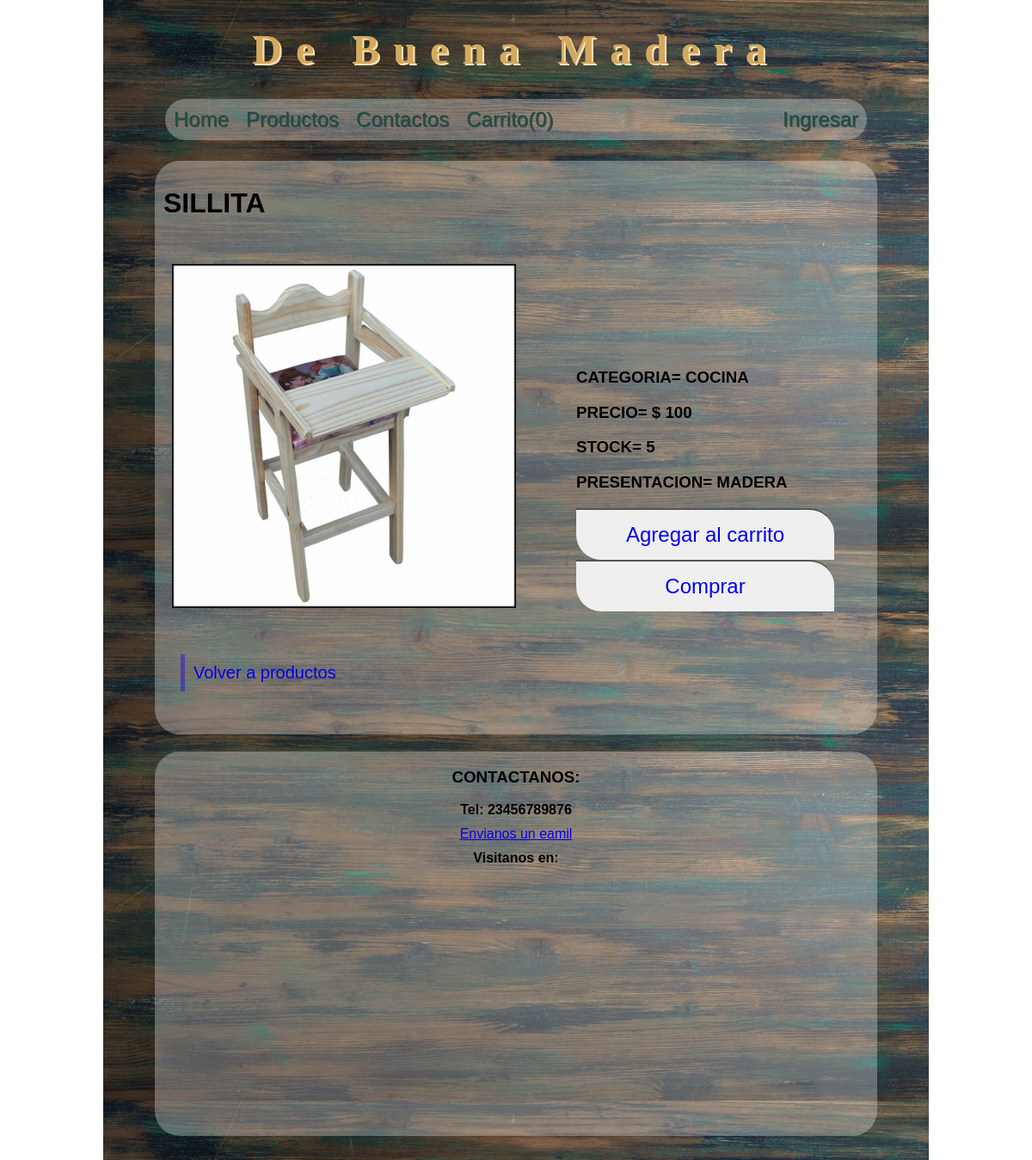
Screenshot of /producto.php?idProducto=1 with the database file from the repository.
### tables this page shows
CREATE TABLE `productos` (
  `idProducto` int(11) NOT NULL,
  `prdNombre` varchar(45) NOT NULL,
  `idCategoria` int(11) NOT NULL,
  `prdPrecio` double NOT NULL,
  `prdPresentacion` varchar(45) NOT NULL,
  `prdStock` int(11) NOT NULL,
  `cantidad` int(11) NOT NULL DEFAULT '1',
  `prdImagen` tinytext NOT NULL
);

CREATE TABLE `categorias` (
  `idCategoria` int(11) NOT NULL,
  `catNombre` varchar(30) NOT NULL
);

### class/Producto.php (called while the page is built, shortened)
<?php
class Producto
{
    public function verProductoPorId()
    {
        $idProducto = $_GET['idProducto'];
        $link = Conexion::conectar();
        $sql = "SELECT idProducto,
                    prdNombre,
                    p.idCategoria,
                    catNombre,
                    prdPrecio,
                    prdPresentacion,
                    prdStock,
                    prdImagen
               FROM productos p, categorias c
               WHERE p.idCategoria=c.idCategoria
               AND idProducto=" . $idProducto;
        $stmt = $link->prepare($sql);
        $stmt->execute();
        $producto = $stmt->fetch();
        return $producto;
    }
}

### producto.php (the view, shortened to what this page needs)
<?php
$Producto = new Producto;
$producto = $Producto->verProductoPorId();
include 'includes/nav.php';
?>
<main>
    <div class="contenido">
        <h1>
            <?= $producto['prdNombre']; ?>
        </h1>
        <div class="detalle">
            <div class="imgDetalle">
                <img src="images/productos/<?= $producto['prdImagen']; ?>" alt="<?= $producto['prdNombre']; ?>" width: 100px; height:120px>
            </div>
            <div class="prdDetalle">
                <h3>Categoria= <?= $producto['catNombre']; ?></h3>
                <h3>Precio= $ <?= $producto['prdPrecio']; ?></h3>
                <h3>Stock= <?= $producto['prdStock']; ?></h3>
                <h3>Presentacion= <?= $producto['prdPresentacion']; ?></h3>
                <button class="buttonAgregar">
                    <a href="carrito.php?idProducto=<?= $producto['idProducto']; ?>">Agregar al carrito</a>
                </button>
                <button class="buttonComprar">
                    <a href="#">Comprar</a>
                </button>
            </div>
        </div>
        <a href="productos.php" class="enlace">
            Volver a productos
        </a>
    </div>
</main>
<?php
include 'includes/footer.php';
?>

### css/style.css (style rules this page uses)
* { box-sizing: border-box; }
body { font-family: Arial, Helvetica, sans-serif; background-image: url("../images/fondo4.jpg"); background-size: 80%; background-repeat: repeat-y; background-position-x: center; margin: 0px auto; }
.header { text-align: center; font-size: 3rem; margin: 20px auto; padding: 0px auto; font-family: 'Times New Roman', Times, serif; letter-spacing: 1rem; max-width: 85%; color: rgb(212, 169, 95); text-shadow: 2px 2px moccasin; }
div.contenido { display: block; width: 70%; margin-left: 15%; margin-right: 15%; background-color: rgba(250, 250, 250, 0.3); border-radius: 29px; overflow: auto; margin-top: 20px; padding-bottom: 20px; }
h1, h2 { padding: 10px; }
h1, h3, h4::first-letter { text-transform: uppercase; }
a::first-letter { text-transform: uppercase; }
.enlace { padding: 10px; margin: 30px; margin-top: 30px; text-decoration: none; display: block; font-size: 20px; border-left: 5px solid rgba(55, 11, 212, 0.5); }
.detalle { display: flex; align-items: flex-end; justify-content: space-between; flex-wrap: wrap; border-radius: 0; margin: 0; margin-bottom: 20px; margin: 0; width: 100%; background-color: rgba(238, 244, 245, 0.007); }
.imgDetalle { margin: 20px; width: 400px; height: 50%; display: block; }
div.imgDetalle img { width: 100%; }
.prdDetalle { display: block; margin: 20px auto; width: 300px; padding: 0 auto; }
.buttonComprar, .buttonAgregar { width: 100%; height: 2.5em; margin: 0; padding: 0; color: black; border-left: none; border-right: none; border-bottom: none; font-size: 1.5em; text-align: center; }
.buttonComprar a, .buttonAgregar a { text-decoration: none; }
.buttonAgregar { border-radius: 0 29px 0 29px; }
.buttonComprar { border-radius: 0 29px 0 29px; }

### rows the page displays
productos: prdNombre "SILLITA", prdImagen+prdNombre (picture), idCategoria.catNombre "COCINA", prdPrecio "100", prdStock "5", prdPresentacion "MADERA"
